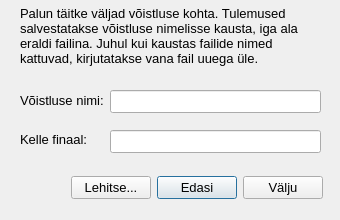
<?xml version="1.0" encoding="UTF-8"?>
<ui version="4.0">
 <class>Dialog</class>
 <widget class="QDialog" name="Dialog">
  <property name="windowModality">
   <enum>Qt::ApplicationModal</enum>
  </property>
  <property name="geometry">
   <rect>
    <x>0</x>
    <y>0</y>
    <width>340</width>
    <height>220</height>
   </rect>
  </property>
  <property name="sizePolicy">
   <sizepolicy hsizetype="Fixed" vsizetype="Fixed">
    <horstretch>0</horstretch>
    <verstretch>0</verstretch>
   </sizepolicy>
  </property>
  <property name="minimumSize">
   <size>
    <width>340</width>
    <height>220</height>
   </size>
  </property>
  <property name="maximumSize">
   <size>
    <width>340</width>
    <height>220</height>
   </size>
  </property>
  <property name="font">
   <font>
    <pointsize>10</pointsize>
   </font>
  </property>
  <property name="windowTitle">
   <string>Finaal 1.1</string>
  </property>
  <widget class="QLineEdit" name="voistluseNimi">
   <property name="geometry">
    <rect>
     <x>110</x>
     <y>90</y>
     <width>211</width>
     <height>23</height>
    </rect>
   </property>
   <property name="toolTip">
    <string>Näiteks: Talupoegade MM 2008</string>
   </property>
  </widget>
  <widget class="QLabel" name="label">
   <property name="geometry">
    <rect>
     <x>20</x>
     <y>90</y>
     <width>84</width>
     <height>20</height>
    </rect>
   </property>
   <property name="text">
    <string>Võistluse nimi:</string>
   </property>
  </widget>
  <widget class="QLabel" name="label_2">
   <property name="geometry">
    <rect>
     <x>20</x>
     <y>0</y>
     <width>301</width>
     <height>71</height>
    </rect>
   </property>
   <property name="text">
    <string>Palun täitke väljad võistluse kohta. Tulemused salvestatakse võistluse nimelisse kausta, iga ala eraldi failina. Juhul kui kaustas failide nimed kattuvad, kirjutatakse vana fail uuega üle.</string>
   </property>
   <property name="wordWrap">
    <bool>true</bool>
   </property>
  </widget>
  <widget class="QLabel" name="label_3">
   <property name="geometry">
    <rect>
     <x>20</x>
     <y>130</y>
     <width>67</width>
     <height>18</height>
    </rect>
   </property>
   <property name="text">
    <string>Kelle finaal:</string>
   </property>
  </widget>
  <widget class="QLineEdit" name="alaNimi">
   <property name="geometry">
    <rect>
     <x>110</x>
     <y>130</y>
     <width>211</width>
     <height>23</height>
    </rect>
   </property>
   <property name="toolTip">
    <string>Näiteks: Mehed 60l õhupüss.</string>
   </property>
  </widget>
  <widget class="QWidget" name="layoutWidget">
   <property name="geometry">
    <rect>
     <x>21</x>
     <y>171</y>
     <width>302</width>
     <height>33</height>
    </rect>
   </property>
   <layout class="QHBoxLayout">
    <item>
     <spacer>
      <property name="orientation">
       <enum>Qt::Horizontal</enum>
      </property>
      <property name="sizeHint" stdset="0">
       <size>
        <width>51</width>
        <height>31</height>
       </size>
      </property>
     </spacer>
    </item>
    <item>
     <widget class="QPushButton" name="avaNupp">
      <property name="text">
       <string>Lehitse...</string>
      </property>
     </widget>
    </item>
    <item>
     <widget class="QPushButton" name="edasiNupp">
      <property name="text">
       <string>Edasi</string>
      </property>
      <property name="default">
       <bool>true</bool>
      </property>
     </widget>
    </item>
    <item>
     <widget class="QPushButton" name="valjuNupp">
      <property name="text">
       <string>Välju</string>
      </property>
     </widget>
    </item>
   </layout>
  </widget>
 </widget>
 <tabstops>
  <tabstop>voistluseNimi</tabstop>
  <tabstop>alaNimi</tabstop>
  <tabstop>edasiNupp</tabstop>
  <tabstop>valjuNupp</tabstop>
 </tabstops>
 <resources/>
 <connections>
  <connection>
   <sender>edasiNupp</sender>
   <signal>clicked()</signal>
   <receiver>Dialog</receiver>
   <slot>close()</slot>
   <hints>
    <hint type="sourcelabel">
     <x>209</x>
     <y>194</y>
    </hint>
    <hint type="destinationlabel">
     <x>167</x>
     <y>209</y>
    </hint>
   </hints>
  </connection>
 </connections>
</ui>
